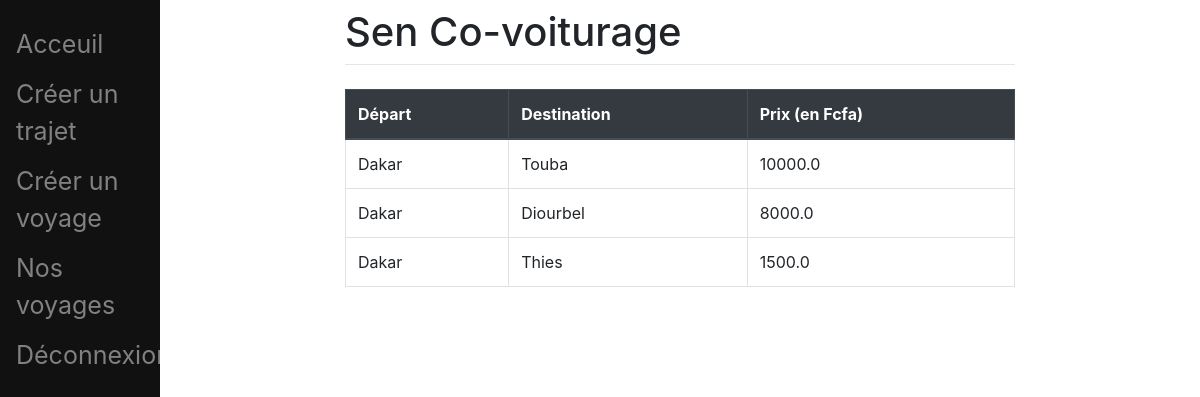
The page / on the database its author committed.
### reservation/models.py (models this page shows, shortened)
class Trajet(models.Model):
    depart = models.CharField(max_length=150)
    arrivee = models.CharField(max_length=150)
    prix = models.FloatField()

### reservation/views.py (the view)
# urls.py: 2. Add a URL to urlpatterns:  path('', views.home, name='home')
def home(response):
	listeT = Trajet.objects.all()
	user_id = response.user.id
	context = {'listeT':listeT, 'user_id':user_id}
	return render(response, "reservation/home.html", context)

### reservation/templates/reservation/home.html (shortened to what this page needs)
{% extends 'reservation/base.html' %}
{% block content %}
    <table class="table table-bordered">
        <thead class="thead-dark">
            <tr>
                <th scope="col">Départ</th>
                <th scope="col">Destination</th>
                <th scope="col">Prix (en Fcfa)</th>
            </tr>
        </thead>
        <tbody>
            {% for liste in listeT.all %}
                <tr>
                    <td>{{ liste.depart}}</td>
                    <td>{{liste.arrivee}}</td>
                    <td>{{liste.prix}}</td>
                </tr>
            {% endfor %}
        </tbody>
    </table>
{% endblock %}

### rows shown on the page
Trajet: depart "Dakar", arrivee "Touba", prix "10000.0"
Trajet: depart "Dakar", arrivee "Diourbel", prix "8000.0"
Trajet: depart "Dakar", arrivee "Thies", prix "1500.0"
